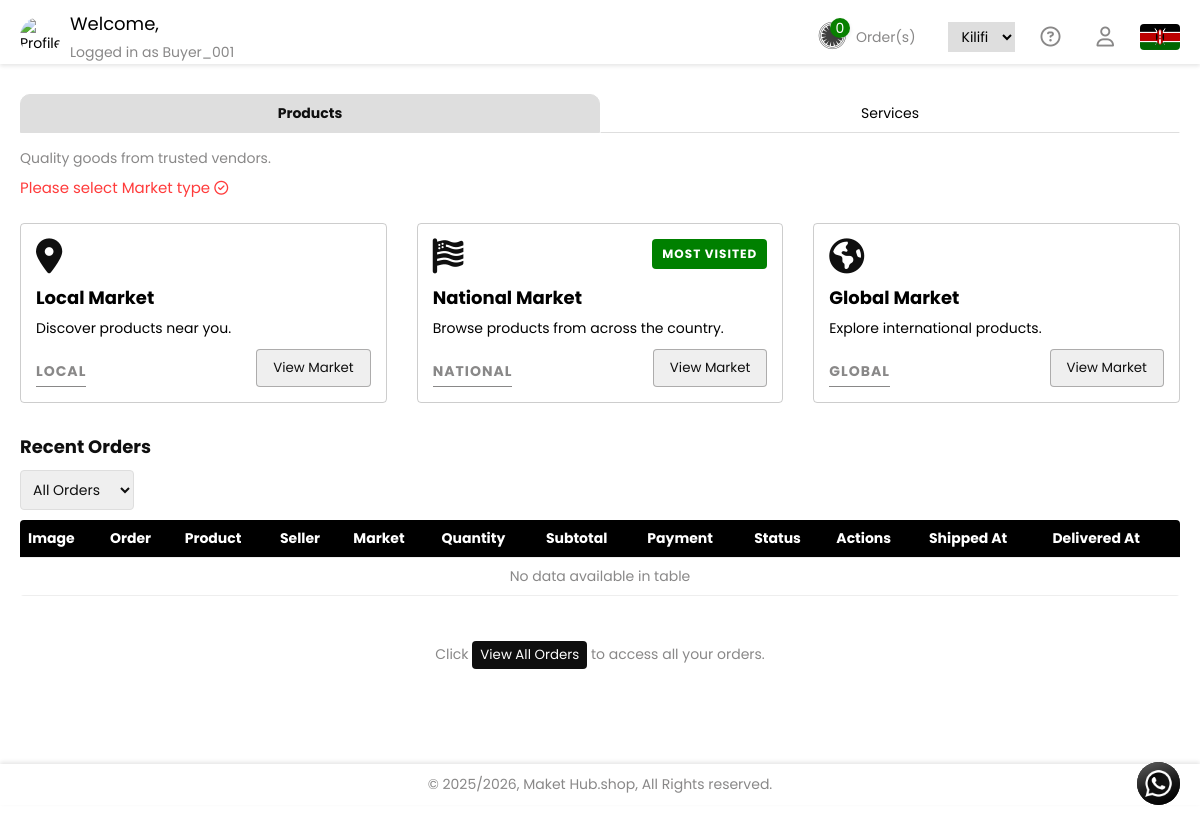
Before: /buyerPage.php (signed in) with the older database file.
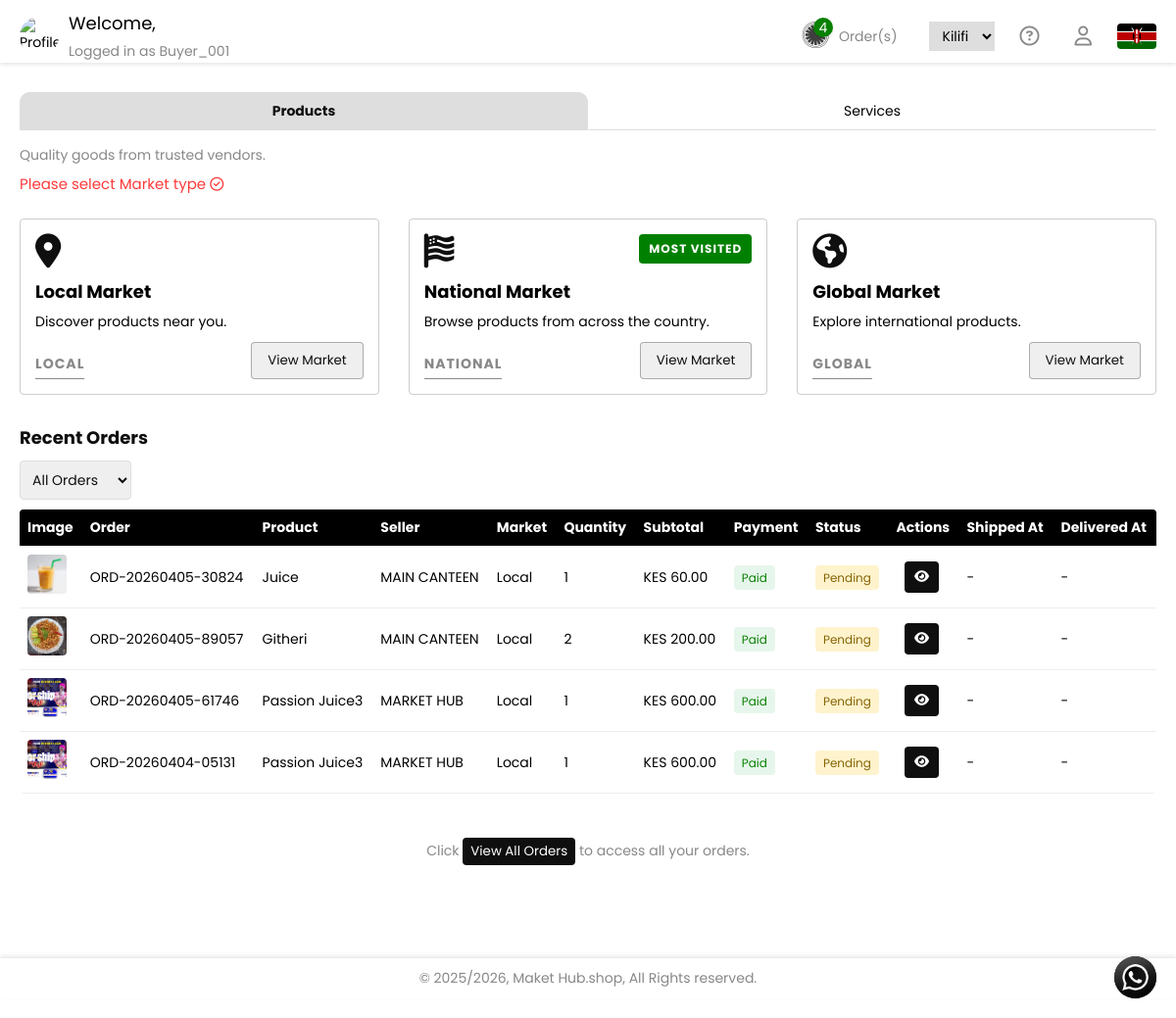
After: the same page with the newer database file.
### tables this page shows
CREATE TABLE `order_items` (
  `item_id` int(11) NOT NULL,
  `order_id` int(11) NOT NULL,
  `product_id` int(11) NOT NULL,
  `seller_id` int(11) NOT NULL,
  `quantity` int(11) NOT NULL,
  `price` decimal(10,2) NOT NULL,
  `subtotal` decimal(10,2) NOT NULL,
  `order_status` enum('pending','processing','shipped','delivered','cancelled') DEFAULT 'pending',
  `shipped_at` datetime DEFAULT NULL,
  `delivered_at` datetime DEFAULT NULL,
  `payment_status` enum('pending','paid','failed') DEFAULT 'pending'
);

CREATE TABLE `productservicesrentals` (
  `product_id` int(11) NOT NULL,
  `user_id` int(11) NOT NULL,
  `product_name` varchar(255) NOT NULL,
  `category` varchar(100) NOT NULL,
  `price` decimal(10,2) NOT NULL,
  `stock_quantity` int(11) NOT NULL DEFAULT 0,
  `image_path` varchar(255) NOT NULL,
  `image_hash` varchar(32) DEFAULT NULL,
  `image_width` int(11) DEFAULT NULL,
  `image_height` int(11) DEFAULT NULL,
  `image_size_kb` int(11) DEFAULT NULL,
  `image_format` varchar(20) DEFAULT NULL,
  `status` enum('active','inactive') DEFAULT 'active',
  `created_at` timestamp NOT NULL DEFAULT current_timestamp(),
  `updated_at` timestamp NOT NULL DEFAULT current_timestamp() ON UPDATE current_timestamp(),
  `image_phash` varchar(32) DEFAULT NULL
);

CREATE TABLE `orders` (
  `order_id` int(11) NOT NULL,
  `order_code` varchar(50) DEFAULT NULL,
  `buyer_id` int(11) NOT NULL,
  `total_amount` decimal(10,2) NOT NULL,
  `created_at` timestamp NOT NULL DEFAULT current_timestamp()
);

CREATE TABLE `users` (
  `user_id` int(11) NOT NULL,
  `full_name` varchar(100) DEFAULT NULL,
  `username` varchar(100) NOT NULL,
  `email` varchar(255) NOT NULL,
  `phone` varchar(50) NOT NULL,
  `profile_image` varchar(255) DEFAULT NULL,
  `bio` text DEFAULT NULL,
  `password` varchar(255) NOT NULL,
  `account_type` enum('buyer','seller','sales_agent','administrator','property_owner') NOT NULL,
  `is_verified` tinyint(1) DEFAULT 0,
  `status` enum('active','suspended') DEFAULT 'active',
  `country` varchar(100) NOT NULL DEFAULT 'Kenya',
  `county` varchar(100) NOT NULL,
  `ward` varchar(100) NOT NULL,
  `address` varchar(150) DEFAULT NULL,
  `business_name` varchar(50) DEFAULT NULL,
  `business_model` varchar(50) DEFAULT NULL,
  `business_type` varchar(50) DEFAULT NULL,
  `market_scope` varchar(50) DEFAULT NULL,
  `created_at` timestamp NOT NULL DEFAULT current_timestamp(),
  `updated_at` timestamp NULL DEFAULT NULL,
  `agency_code` varchar(50) DEFAULT NULL,
  `referred_by` int(11) DEFAULT NULL,
  `agent_activated_at` datetime DEFAULT NULL,
  `subscription_expires_at` datetime DEFAULT NULL,
  `must_change_password` tinyint(1) DEFAULT 0,
  `economic_period_count` int(11) DEFAULT NULL,
  `is_system` tinyint(1) DEFAULT 0
);

### buyerpage.php (the view, shortened to what the changed rows need)
<?php
require_once 'connection.php';
$buyerId = $_SESSION['user_id'] ?? 0;
$orders = [];
$ordersStmt = $conn->prepare("
  SELECT
      o.order_id,
      o.order_code,
      oi.item_id,
      oi.quantity,
      oi.subtotal,
      oi.order_status AS order_status,
      oi.shipped_at,
      oi.delivered_at,
      oi.payment_status,
      p.product_name,
      p.image_path,
      u.business_name AS seller_name,
      u.user_id AS seller_id,
      u.market_scope
  FROM order_items oi
  JOIN orders o ON oi.order_id = o.order_id
  JOIN productservicesrentals p ON oi.product_id = p.product_id
  JOIN users u ON oi.seller_id = u.user_id
  WHERE o.buyer_id = ?
  ORDER BY o.created_at DESC
");
$ordersStmt->bind_param("i", $buyerId);
$ordersStmt->execute();
$result = $ordersStmt->get_result();
while ($row = $result->fetch_assoc()) {
  $orders[] = $row;
}
$pendingItems = [];
$stmt = $conn->prepare("
  SELECT
      oi.item_id,
      oi.order_id,
      oi.product_id,
      oi.quantity,
      oi.price,
      oi.subtotal,
      oi.order_status,
      p.product_name,
      p.image_path AS product_image
  FROM order_items oi
  JOIN orders o ON oi.order_id = o.order_id
  JOIN productservicesrentals p ON oi.product_id = p.product_id
  WHERE o.buyer_id = ?
    AND oi.order_status = 'pending'
  ORDER BY o.created_at DESC
");
if ($stmt) {
  $stmt->bind_param("i", $buyerId);
  $stmt->execute();
  $result = $stmt->get_result();
  while ($row = $result->fetch_assoc()) {
      $pendingItems[] = $row;
  }
}
$pendingOrders = count($pendingItems);
?>
<!DOCTYPE html>
<html lang="en">
<head>
  <link rel="stylesheet" href="assets/css/general.css">
  <link rel="stylesheet" href="https://cdnjs.cloudflare.com/ajax/libs/font-awesome/6.5.1/css/all.min.css">
</head>
<body>
  <div class="container">
    <header class="pgHeader">
      <section>
        <div class="rhs">
        <?php
        $displayCount = ($pendingOrders > 9) ? '9+' : $pendingOrders;
        ?>
        <a class="lkOdr" onclick="toggleOrderMarket()">
          <div class="odrIconDiv">
            <i class="fa-brands fa-first-order-alt"></i>
            <?php if ($pendingOrders > 0): ?>
              <p class="order-count active"><?= $displayCount ?></p>
            <?php else: ?>
              <p class="order-count"><?= $displayCount ?></p>
            <?php endif; ?>
          </div>
        </a>
        </div>
      </section>
    </header>
    <main class="buyerMain" id="marketMain">
      <div class="tabs-container strongRed" id="toggleMarketTypeTab" data-tab-storage="marketTypeTabs">
        <div class="tab-content">
          <div id="products" class="tab-panel">
            <div class="cards">
              <a class="card" onclick="openMarketSource('shopsL'); return false;">
                <h2>Local Market</h2>
              </a>
              <a class="card" onclick="openMarketSource('shopsN'); return false;">
                <h2>National Market</h2>
              </a>
              <a class="card" onclick="openMarketSource('shopsG'); return false;">
                <h2>Global Market</h2>
              </a>
            </div>
          </div>
        </div>
      </div>
      <h1>Recent Orders</h1>
      <div class="table-wrapper">
        <table id="ordersTable">
          <thead>
            <tr>
              <th>Image</th>
              <th>Order</th>
              <th>Product</th>
              <th>Seller</th>
              <th>Market</th>
              <th>Quantity</th>
              <th>Subtotal</th>
              <th>Payment</th>
              <th>Status</th>
              <th>Actions</th>
              <th>Shipped At</th>
              <th>Delivered At</th>
            </tr>
          </thead>
          <tbody>
            <?php if (!empty($orders)): ?>
            <?php foreach ($orders as $order): ?>
            <tr data-status="<?= htmlspecialchars($order['order_status']) ?>">
              <td>
                <img src="<?= !empty($order['image_path']) && file_exists(__DIR__ . '/' . $order['image_path'])
                    ? htmlspecialchars($order['image_path'])
                    : 'Images/Maket Hub Logo.avif'; ?>"
                    class="product-img">
              </td>
              <td><?= htmlspecialchars($order['order_code']) ?></td>
              <td><?= htmlspecialchars($order['product_name']) ?></td>
              <td>
                <?= mb_strtoupper(htmlspecialchars(
                    !empty($order['seller_name'])
                    ? $order['seller_name']
                    : 'Seller #' . $order['seller_id']
                ), 'UTF-8') ?>
              </td>
              <td><?= htmlspecialchars($order['market_scope'] ?? 'National') ?></td>
              <td><?= $order['quantity'] ?></td>
              <td>KES&nbsp;<?= number_format($order['subtotal'], 2) ?></td>
              <td>
                <?php
                  $paymentClass = strtolower($order['payment_status']);
                  $paymentText  = ucwords($order['payment_status']);
                ?>
                <span class="badge <?= $paymentClass ?>"><?= $paymentText ?></span>
              </td>
              <td>
                <?php
                  $statusClass = strtolower($order['order_status']);
                  $statusText  = ucwords($order['order_status']);
                ?>
                <span class="badge <?= $statusClass ?>"><?= $statusText ?></span>
              </td>
              <td class="actions">
                <div>
                  <button class="btn-view"><i class="fa-solid fa-eye"></i></button>
                </div>
              </td>
              <td><?= !empty($order['shipped_at']) ? date("d M Y", strtotime($order['shipped_at'])) : '-' ?></td>
              <td><?= !empty($order['delivered_at']) ? date("d M Y", strtotime($order['delivered_at'])) : '-' ?></td>
            </tr>
            <?php endforeach; ?>
            <?php else: ?>
              <tr>
                <td colspan="12" style="text-align:center; color :#898888">No data available in table</td>
              </tr>
            <?php endif; ?>
          </tbody>
        </table>
      </div>
    </main>
  </div>
</body>
</html>

Changed rows visible on the page:
added order_items: product.image_path (picture), order.order_code "ORD-20260405-30824", product.product_name "Juice", users.business_name "MAIN CANTEEN", users.market_scope "Local", quantity "1", subtotal "60.00", payment_status "Paid", order_status "Pending"
added order_items: product.image_path (picture), order.order_code "ORD-20260405-89057", product.product_name "Githeri", users.business_name "MAIN CANTEEN", users.market_scope "Local", quantity "2", subtotal "200.00", payment_status "Paid", order_status "Pending"
added order_items: product.image_path (picture), order.order_code "ORD-20260405-61746", product.product_name "Passion Juice3", users.business_name "MARKET HUB", users.market_scope "Local", quantity "1", subtotal "600.00", payment_status "Paid", order_status "Pending"
added order_items: product.image_path (picture), order.order_code "ORD-20260404-05131", product.product_name "Passion Juice3", users.business_name "MARKET HUB", users.market_scope "Local", quantity "1", subtotal "600.00", payment_status "Paid", order_status "Pending"
Other visible differences:
$displayCount: (not shown) → "4"
$displayCount: "0" → (not shown)
text no longer shown: "No data available in table"
